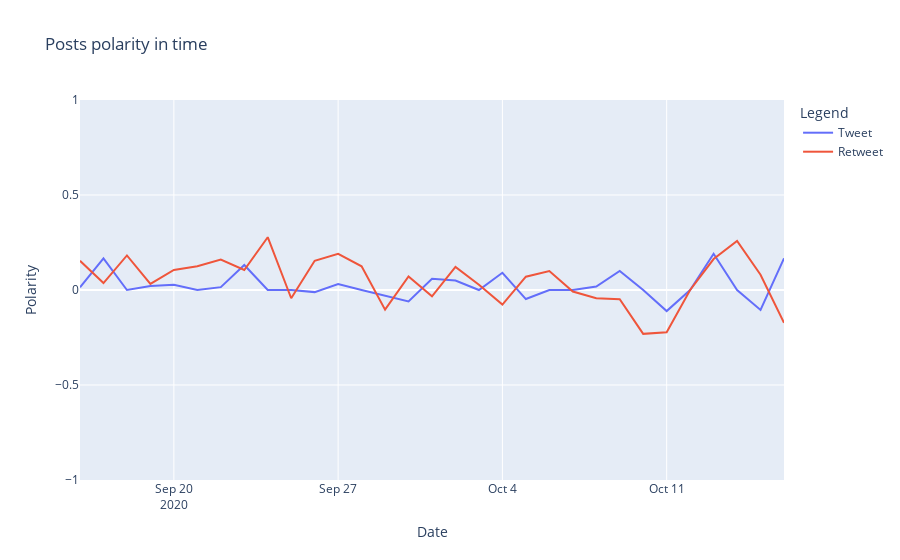

Notebook source saved alongside this figure:
### Markdown cell above
### Posts polarity in time

### Code cell
data = df[['polarity', 'date', 'retweet']].groupby(['retweet', 'date']).mean().reset_index(inplace=False)
data['retweet'] = data['retweet'].map({
    True: 'Retweet',
    False: 'Tweet'
})
fig = px.line(data, x='date', y='polarity', color='retweet',
    title='Posts polarity in time',
    labels={
        'polarity': 'Polarity',
        'date': 'Date',
        'retweet': 'Legend'
    }
)
fig.update_layout(yaxis=dict(range=[-1,1]))
fig.show()

### Figure 1 — Plotly figure (JSON) as saved in the notebook; plotly's stock layout.template omitted (floating-point values rounded to 4 significant figures)
{"data": [{"hovertemplate": "Legend=Tweet<br>Date=%{x}<br>Polarity=%{y}<extra></extra>", "legendgroup": "Tweet", "line": {"color": "#636efa", "dash": "solid"}, "mode": "lines", "name": "Tweet", "orientation": "v", "showlegend": true, "type": "scatter", "x": ["2020-09-16", "2020-09-17", "2020-09-18", "2020-09-19", "2020-09-20", "2020-09-21", "2020-09-22", "2020-09-23", "2020-09-24", "2020-09-25", "2020-09-26", "2020-09-27", "2020-09-28", "2020-09-29", "2020-09-30", "2020-10-01", "2020-10-02", "2020-10-03", "2020-10-04", "2020-10-05", "2020-10-06", "2020-10-07", "2020-10-08", "2020-10-09", "2020-10-10", "2020-10-11", "2020-10-12", "2020-10-13", "2020-10-14", "2020-10-15", "2020-10-16"], "xaxis": "x", "y": [0.01389, 0.1662, 0, 0.02128, 0.02703, 0, 0.01515, 0.1316, 0, 0, -0.01111, 0.03175, 0, -0.03125, -0.06061, 0.05882, 0.05, 0, 0.09091, -0.04762, 0, 0, 0.01818, 0.1, 0, -0.1111, 0, 0.1905, 0, -0.1053, 0.1667], "yaxis": "y"}, {"hovertemplate": "Legend=Retweet<br>Date=%{x}<br>Polarity=%{y}<extra></extra>", "legendgroup": "Retweet", "line": {"color": "#EF553B", "dash": "solid"}, "mode": "lines", "name": "Retweet", "orientation": "v", "showlegend": true, "type": "scatter", "x": ["2020-09-16", "2020-09-17", "2020-09-18", "2020-09-19", "2020-09-20", "2020-09-21", "2020-09-22", "2020-09-23", "2020-09-24", "2020-09-25", "2020-09-26", "2020-09-27", "2020-09-28", "2020-09-29", "2020-09-30", "2020-10-01", "2020-10-02", "2020-10-03", "2020-10-04", "2020-10-05", "2020-10-06", "2020-10-07", "2020-10-08", "2020-10-09", "2020-10-10", "2020-10-11", "2020-10-12", "2020-10-13", "2020-10-14", "2020-10-15", "2020-10-16"], "xaxis": "x", "y": [0.1538, 0.03636, 0.1818, 0.0321, 0.1053, 0.125, 0.16, 0.1053, 0.2778, -0.04348, 0.1538, 0.1905, 0.125, -0.1034, 0.07143, -0.03333, 0.1212, 0.02778, -0.07692, 0.07018, 0.1, -0.008333, -0.04348, -0.04902, -0.2308, -0.2222, 0, 0.1628, 0.2586, 0.08046, -0.1724], "yaxis": "y"}], "layout": {"legend": {"title": {"text": "Legend"}, "tracegroupgap": 0}, "title": {"text": "Posts polarity in time"}, "xaxis": {"anchor": "y", "domain": [0, 1], "title": {"text": "Date"}}, "yaxis": {"anchor": "x", "domain": [0, 1], "range": [-1, 1], "title": {"text": "Polarity"}}}}
